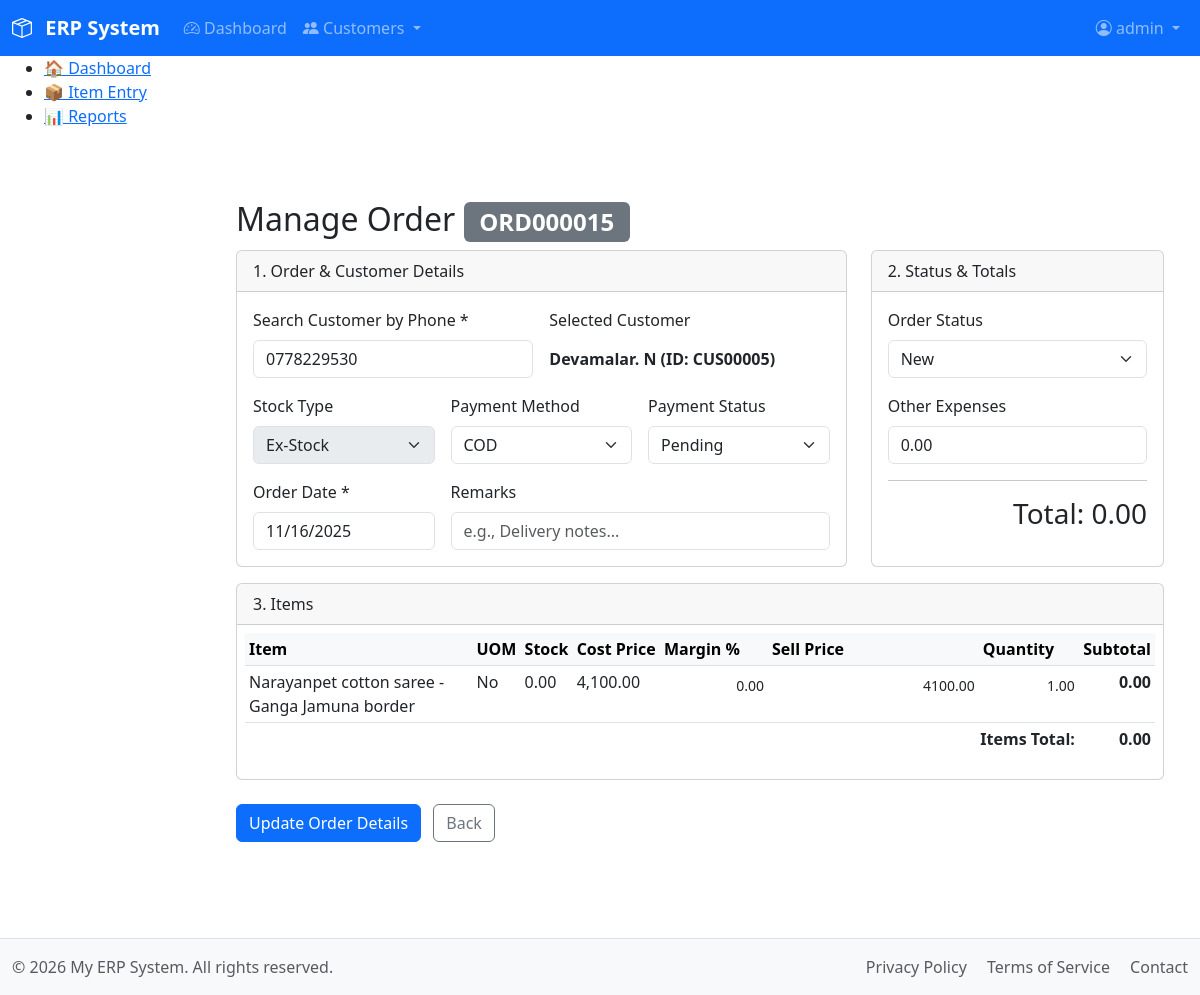
The app's page /modules/sales/entry_order.php?order_id=ORD000015 (signed in), older data.
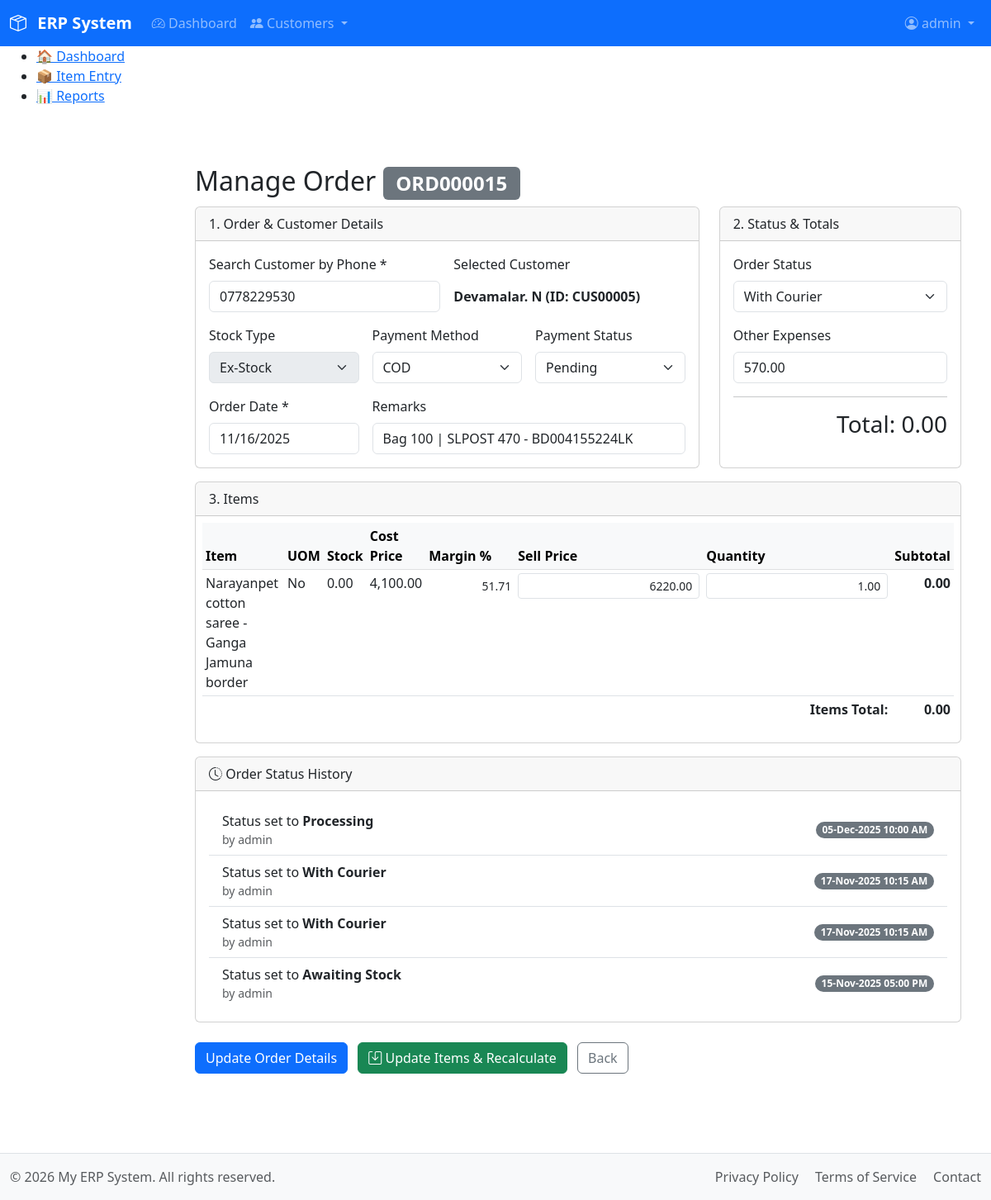
The same page, newer data.
### tables this page shows
CREATE TABLE `orders` (
  `order_id` varchar(10) NOT NULL,
  `customer_id` varchar(10) NOT NULL,
  `order_date` date NOT NULL,
  `status` enum('New','Processing','Awaiting Stock','With Courier','Delivered','Canceled') NOT NULL DEFAULT 'New',
  `stock_type` enum('Ex-Stock','Pre-Book') NOT NULL DEFAULT 'Ex-Stock',
  `total_amount` decimal(10,2) NOT NULL DEFAULT 0.00,
  `other_expenses` decimal(10,2) NOT NULL DEFAULT 0.00,
  `payment_method` enum('BT','COD') NOT NULL DEFAULT 'COD',
  `payment_status` enum('Pending','Received') NOT NULL DEFAULT 'Pending',
  `remarks` text DEFAULT NULL,
  `created_at` timestamp NOT NULL DEFAULT current_timestamp(),
  `created_by` int(11) DEFAULT NULL,
  `created_by_name` varchar(50) DEFAULT NULL,
  PRIMARY KEY (`order_id`),
  KEY `customer_id` (`customer_id`),
  CONSTRAINT `fk_order_customer` FOREIGN KEY (`customer_id`) REFERENCES `customers` (`customer_id`) ON UPDATE CASCADE
);

CREATE TABLE `customers` (
  `customer_id` varchar(10) NOT NULL,
  `phone` varchar(15) NOT NULL,
  `name` varchar(100) NOT NULL,
  `address` text DEFAULT NULL,
  `city` varchar(50) DEFAULT NULL,
  `district` varchar(50) DEFAULT NULL,
  `postal_code` varchar(20) DEFAULT NULL,
  `known_by` varchar(50) DEFAULT NULL,
  `email` varchar(100) DEFAULT NULL,
  `first_order_date` date DEFAULT NULL,
  `description` text DEFAULT NULL,
  `profile` text DEFAULT NULL,
  `created_at` datetime NOT NULL,
  `created_by` int(11) NOT NULL,
  `created_by_name` varchar(100) NOT NULL,
  `updated_at` timestamp NULL DEFAULT NULL,
  `updated_by` int(11) DEFAULT NULL,
  `updated_by_name` varchar(255) DEFAULT NULL,
  PRIMARY KEY (`customer_id`),
  UNIQUE KEY `phone` (`phone`),
  KEY `created_by` (`created_by`),
  KEY `updated_by` (`updated_by`),
  CONSTRAINT `customers_ibfk_1` FOREIGN KEY (`created_by`) REFERENCES `users` (`id`),
  CONSTRAINT `customers_ibfk_2` FOREIGN KEY (`updated_by`) REFERENCES `users` (`id`)
);

CREATE TABLE `order_items` (
  `order_item_id` int(11) NOT NULL AUTO_INCREMENT,
  `order_id` varchar(10) NOT NULL,
  `item_id` varchar(10) NOT NULL,
  `quantity` decimal(10,2) NOT NULL,
  `price` decimal(10,2) NOT NULL,
  `cost_price` decimal(10,2) NOT NULL DEFAULT 0.00,
  `profit_margin` decimal(5,2) NOT NULL DEFAULT 0.00,
  PRIMARY KEY (`order_item_id`),
  KEY `order_id` (`order_id`),
  KEY `item_id` (`item_id`),
  CONSTRAINT `fk_order_header` FOREIGN KEY (`order_id`) REFERENCES `orders` (`order_id`) ON DELETE CASCADE ON UPDATE CASCADE
);

CREATE TABLE `items` (
  `item_id` varchar(10) NOT NULL,
  `category_sub_id` varchar(10) NOT NULL,
  `name` varchar(150) NOT NULL,
  `uom` varchar(20) NOT NULL DEFAULT 'No',
  `description` text DEFAULT NULL,
  `main_image_path` varchar(255) DEFAULT NULL,
  `created_at` timestamp NOT NULL DEFAULT current_timestamp(),
  `created_by` int(11) DEFAULT NULL,
  `created_by_name` varchar(50) DEFAULT NULL,
  `updated_at` timestamp NULL DEFAULT NULL ON UPDATE current_timestamp(),
  `updated_by` int(11) DEFAULT NULL,
  `updated_by_name` varchar(50) DEFAULT NULL,
  PRIMARY KEY (`item_id`),
  UNIQUE KEY `name` (`name`),
  KEY `category_sub_id` (`category_sub_id`),
  CONSTRAINT `fk_category_sub` FOREIGN KEY (`category_sub_id`) REFERENCES `categories_sub` (`category_sub_id`) ON DELETE CASCADE ON UPDATE CASCADE
);

CREATE TABLE `order_status_history` (
  `order_status_history_id` int(11) NOT NULL AUTO_INCREMENT,
  `order_id` varchar(10) NOT NULL,
  `status` varchar(50) NOT NULL,
  `event_date` datetime DEFAULT NULL COMMENT 'The actual date/time the status event occurred',
  `remarks` text DEFAULT NULL,
  `created_at` timestamp NOT NULL DEFAULT current_timestamp(),
  `created_by` int(11) DEFAULT NULL,
  `created_by_name` varchar(50) DEFAULT NULL,
  PRIMARY KEY (`order_status_history_id`),
  KEY `order_id` (`order_id`),
  CONSTRAINT `fk_order_status_history` FOREIGN KEY (`order_id`) REFERENCES `orders` (`order_id`) ON DELETE CASCADE ON UPDATE CASCADE
);

### includes/functions.php (called while the page is built, shortened)
<?php
function get_customer($customer_id)
{
    $db = db();
    $stmt = $db->prepare("SELECT * FROM customers WHERE customer_id = ?");
    $stmt->bind_param("s", $customer_id);
    $stmt->execute();
    return $stmt->get_result()->fetch_assoc();
}
function get_order_details($order_id)
{
    $db = db();
    $stmt_order = $db->prepare("SELECT * FROM orders WHERE order_id = ?");
    $stmt_order->bind_param("s", $order_id);
    $stmt_order->execute();
    $order = $stmt_order->get_result()->fetch_assoc();
    $order['customer'] = get_customer($order['customer_id']);
    $stmt_items = $db->prepare("SELECT oi.*, i.name as item_name, i.uom, COALESCE(sl.quantity, 0) as stock_on_hand FROM order_items oi JOIN items i ON oi.item_id = i.item_id LEFT JOIN stock_levels sl ON oi.item_id = sl.item_id WHERE oi.order_id = ?");
    $stmt_items->bind_param("s", $order_id);
    $stmt_items->execute();
    $order['items'] = $stmt_items->get_result()->fetch_all(MYSQLI_ASSOC);
    $stmt_history = $db->prepare("SELECT * FROM order_status_history WHERE order_id = ? ORDER BY COALESCE(event_date, created_at) DESC");
    $stmt_history->bind_param("s", $order_id);
    $stmt_history->execute();
    $order['status_history'] = $stmt_history->get_result()->fetch_all(MYSQLI_ASSOC);
    $stmt_payment_history = $db->prepare("SELECT * FROM payment_status_history WHERE order_id = ? ORDER BY COALESCE(event_date, created_at) DESC");
    $stmt_payment_history->bind_param("s", $order_id);
    $stmt_payment_history->execute();
    $order['payment_history'] = $stmt_payment_history->get_result()->fetch_all(MYSQLI_ASSOC);
    return $order;
}

### modules/sales/entry_order.php (the view, shortened to what the rows shown need)
<?php
require_once __DIR__ . '/../../includes/functions.php';
$is_edit = false;
$order = null;
if (isset($_GET['order_id'])) {
    $order_id_to_load = trim($_GET['order_id']);
    $order = get_order_details($order_id_to_load);
    if ($order) {
        $is_edit = true;
    } else {
        $_SESSION['error_message'] = "Order #$order_id_to_load not found.";
        header("Location: /modules/sales/list_orders.php");
        exit;
    }
}
require_once __DIR__ . '/../../includes/header.php';
?>
<main class="container mt-4">
    <h2><?= $is_edit ? 'Manage Order <span class="badge bg-secondary">' . htmlspecialchars($order['order_id']) . '</span>' : 'Sales Order' ?>
    </h2>
    <form method="POST" class="needs-validation" novalidate id="orderForm">
        <div class="row">
            <div class="col-lg-8">
                <div class="card">
                    <div class="card-body">
                        <div class="row g-3">
                            <div class="col-md-6 position-relative"><label for="customer_search"
                                    class="form-label">Search Customer by Phone *</label><input type="text"
                                    class="form-control" id="customer_search" required autocomplete="off"
                                    value="<?= $is_edit ? htmlspecialchars($order['customer']['phone']) : '' ?>"
                                    <?= $is_edit ? 'readonly' : '' ?>>
                            </div>
                            <div class="col-md-6"><label class="form-label">Selected Customer</label>
                                <div id="selected_customer_display" class="form-control-plaintext fw-bold">
                                    <?= $is_edit ? htmlspecialchars($order['customer']['name']) . ' (ID: ' . htmlspecialchars($order['customer_id']) . ')' : 'None' ?>
                                </div>
                            </div>
                            <div class="col-md-4"><label for="stock_type" class="form-label">Stock Type</label><select
                                    name="stock_type" id="stock_type" class="form-select" <?= $is_edit ? 'disabled' : '' ?>>
                                    <option value="Ex-Stock" <?= ($is_edit && $order['stock_type'] == 'Ex-Stock') ? 'selected' : '' ?>>Ex-Stock</option>
                                </select></div>
                            <div class="col-md-4"><label for="payment_method" class="form-label">Payment
                                    Method</label><select name="payment_method" id="payment_method" class="form-select">
                                    <option value="COD" <?= ($is_edit && $order['payment_method'] == 'COD') ? 'selected' : '' ?>>COD</option>
                                </select></div>
                            <div class="col-md-4"><label for="payment_status" class="form-label">Payment
                                    Status</label><select name="payment_status" id="payment_status" class="form-select">
                                    <option value="Pending" <?= ($is_edit && $order['payment_status'] == 'Pending') ? 'selected' : '' ?>>Pending</option>
                                </select></div>
                            <div class="col-md-4"><label for="order_date" class="form-label">Order Date *</label><input
                                    type="date" class="form-control" id="order_date" name="order_date"
                                    value="<?= $is_edit ? htmlspecialchars($order['order_date']) : date('Y-m-d') ?>"
                                    required <?= $is_edit ? 'readonly' : '' ?>></div>
                            <div class="col-md-8"><label for="remarks" class="form-label">Remarks</label><input
                                    type="text" class="form-control" id="remarks" name="remarks"
                                    placeholder="e.g., Delivery notes..."
                                    value="<?= $is_edit ? htmlspecialchars($order['remarks']) : '' ?>"></div>
                        </div>
                    </div>
                </div>
            </div>
            <div class="col-lg-4">
                <div class="card h-100">
                    <div class="card-body">
                        <div class="mb-3"><label for="order_status" class="form-label">Order Status</label><select
                                name="order_status" id="order_status" class="form-select">
                                <option value="New" <?= ($is_edit && $order['status'] == 'New') ? 'selected' : '' ?>>New
                                </option>
                                <option value="With Courier" <?= ($is_edit && $order['status'] == 'With Courier') ? 'selected' : '' ?>>With Courier</option>
                            </select></div>
                        <div class="mb-3"><label for="other_expenses" class="form-label">Other Expenses</label><input
                                type="number" class="form-control" id="other_expenses" name="other_expenses"
                                value="<?= $is_edit ? htmlspecialchars($order['other_expenses'] ?? '0.00') : '0.00' ?>"
                                min="0.00" step="0.01"></div>
                    </div>
                </div>
            </div>
        </div>
        <div class="card mt-3">
            <div class="card-body p-2">
                <div class="table-responsive">
                    <table class="table table-sm">
                        <thead class="table-light">
                            <tr>
                                <th class="w-25">Item</th>
                                <th>UOM</th>
                                <th class="stock-col">Stock</th>
                                <th class="cost-col">Cost Price</th>
                                <th class="col-tight">Margin %</th>
                                <th>Sell Price</th>
                                <th class="col-tight">Quantity</th>
                                <th class="text-end">Subtotal</th>
                            </tr>
                        </thead>
                        <tbody id="orderItemRows">
                            <?php if ($is_edit && !empty($order['items'])): ?>
                                <?php foreach ($order['items'] as $item): ?>
                                    <tr class="order-item-row">
                                        <td>
                                            <?= htmlspecialchars($item['item_name']) ?>
                                        </td>
                                        <td><?= htmlspecialchars($item['uom']) ?></td>
                                        <td class="stock-col"><?= htmlspecialchars(number_format($item['stock_on_hand'], 2)) ?>
                                        </td>
                                        <td class="cost-col"><?= htmlspecialchars(number_format($item['cost_price'], 2)) ?></td>
                                        <td>
                                            <input type="text"
                                                class="form-control-plaintext form-control-sm text-end margin-display"
                                                value="<?= htmlspecialchars($item['profit_margin']) ?>" readonly>
                                        </td>
                                        <td class="text-end price-display">
                                            <?php
                                            $is_courier = ($is_edit && isset($order['status']) && $order['status'] === 'With Courier');
                                            $readonly_attr = $is_courier ? '' : 'readonly';
                                            $input_class = $is_courier ? 'form-control form-control-sm text-end price-input' : 'form-control-plaintext form-control-sm text-end price-input border-0';
                                            ?>
                                            <input type="text" class="<?= $input_class ?> dynamic-price" name="items[price][]"
                                                value="<?= htmlspecialchars($item['price']) ?>" inputmode="decimal" required
                                                <?= $readonly_attr ?>>
                                        </td>
                                        <td class="text-end quantity-display">
                                            <input type="text" class="<?= $input_class ?> dynamic-qty" name="items[quantity][]"
                                                value="<?= htmlspecialchars($item['quantity']) ?>" inputmode="numeric" required
                                                <?= $readonly_attr ?>>
                                        </td>
                                        <td class="text-end fw-bold subtotal-display">
                                        </td>
                                    </tr>
                                <?php endforeach; ?>
                            <?php endif; ?>
                        </tbody>
                        <?php if ($is_edit): ?>
                            <tfoot>
                                <tr>
                                    <th colspan="7" class="text-end border-0">Items Total:</th>
                                    <th id="itemsTotalDisplay" class="text-end border-0">
                                    </th>
                                </tr>
                            </tfoot>
                        <?php endif; ?>
                    </table>
                </div>
            </div>
        </div>
        <?php if ($is_edit && !empty($order['status_history'])): ?>
            <div class="card mt-3">
                <div class="card-body">
                    <ul class="list-group list-group-flush"><?php foreach ($order['status_history'] as $history): ?>
                            <li class="list-group-item d-flex justify-content-between align-items-center">
                                <div>Status set to <strong><?= htmlspecialchars($history['status']) ?></strong><small
                                        class="d-block text-muted">by
                                        <?= htmlspecialchars($history['created_by_name']) ?></small></div><span
                                    class="badge bg-secondary rounded-pill"><?= date("d-M-Y h:i A", strtotime($history['event_date'] ?? $history['created_at'])) ?></span>
                            </li><?php endforeach; ?>
                    </ul>
                </div>
            </div>
        <?php endif; ?>
    </form>
</main>
<?php require_once __DIR__ . '/../../includes/footer.php'; ?>

Row changes from the older to the newer data that the page shows:
changed orders "ORD000015": remarks (not shown) → "Bag 100 | SLPOST 470 - BD004155224LK"; order_status "New" → "With Courier"; other_expenses "0.00" → "570.00"; status "New" → "With Courier" (drawn)
changed order_items "Narayanpet cotton saree - Ganga Jamuna border": profit_margin "0.00" → "51.71"; price "4100.00" → "6220.00"
added order_status_history: status "Processing", created_by_name "admin", event_date "05-Dec-2025 10:00 AM"
added order_status_history: status "With Courier", created_by_name "admin", event_date "17-Nov-2025 10:15 AM"
added order_status_history: status "With Courier", created_by_name "admin", event_date "17-Nov-2025 10:15 AM"
added order_status_history: status "Awaiting Stock", created_by_name "admin", event_date "15-Nov-2025 05:00 PM"
Text that changed along with them:
text now shown: "Order Status History Update Items & Recalculate"
